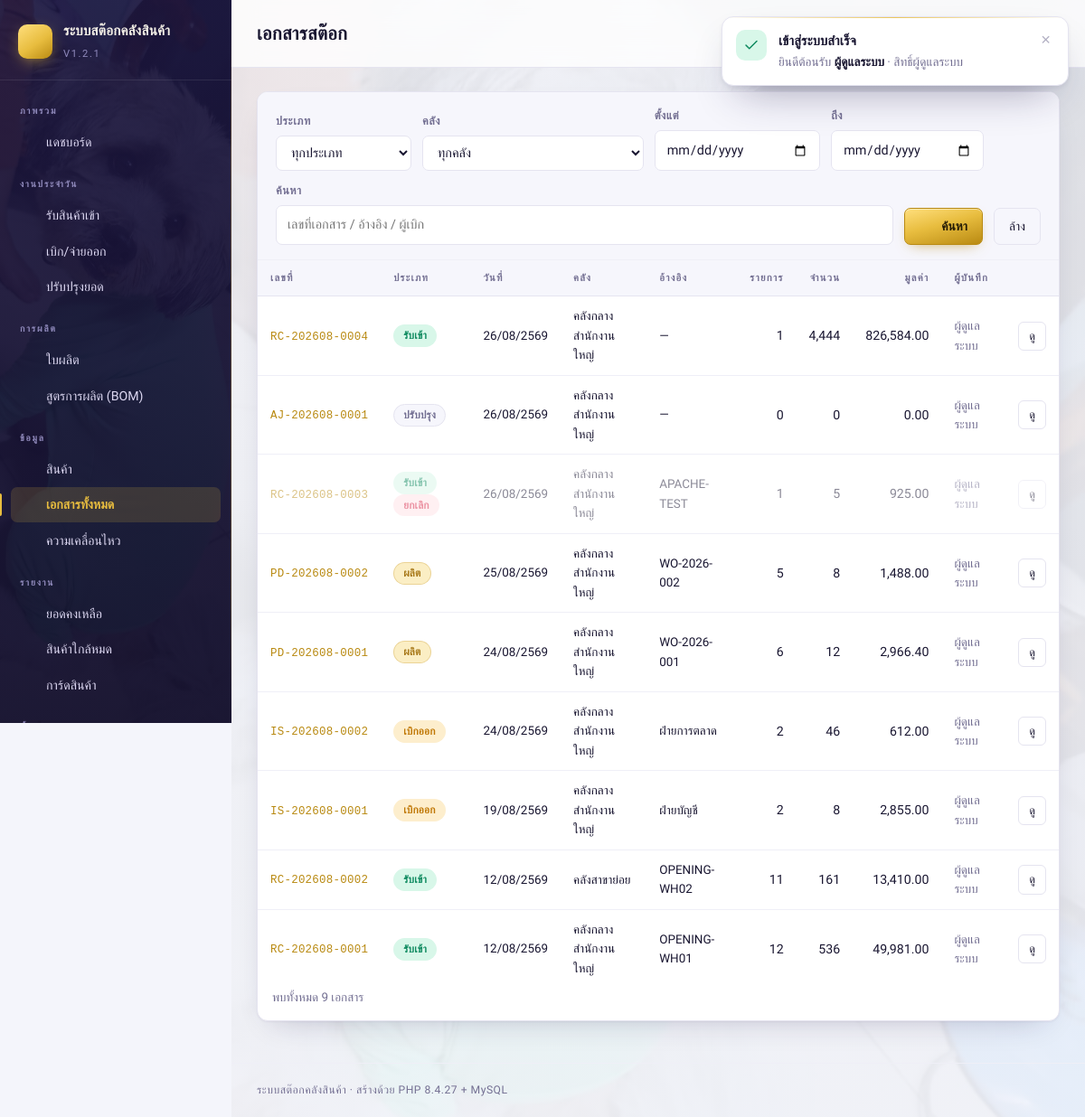
The app's page /index.php?p=docs (signed in) with its own data.
### tables this page shows
CREATE TABLE `stock_docs` (
  `id` int(10) unsigned NOT NULL AUTO_INCREMENT,
  `doc_no` varchar(30) NOT NULL,
  `doc_type` enum('IN','OUT','TRANSFER','ADJUST','PROD') NOT NULL,
  `doc_date` date NOT NULL,
  `warehouse_id` int(10) unsigned NOT NULL,
  `to_warehouse_id` int(10) unsigned DEFAULT NULL,
  `supplier_id` int(10) unsigned DEFAULT NULL,
  `ref_no` varchar(60) DEFAULT NULL,
  `contact` varchar(160) DEFAULT NULL,
  `note` varchar(255) DEFAULT NULL,
  `status` enum('posted','void') NOT NULL DEFAULT 'posted',
  `total_qty` decimal(14,3) NOT NULL DEFAULT '0.000',
  `total_amount` decimal(16,2) NOT NULL DEFAULT '0.00',
  `user_id` int(10) unsigned DEFAULT NULL,
  `created_at` datetime NOT NULL DEFAULT CURRENT_TIMESTAMP,
  `voided_at` datetime DEFAULT NULL,
  `voided_by` int(10) unsigned DEFAULT NULL,
  PRIMARY KEY (`id`),
  UNIQUE KEY `uq_docs_no` (`doc_no`),
  KEY `idx_docs_type_date` (`doc_type`,`doc_date`),
  KEY `idx_docs_wh` (`warehouse_id`),
  KEY `fk_docs_wh2` (`to_warehouse_id`),
  KEY `fk_docs_supp` (`supplier_id`),
  KEY `fk_docs_user` (`user_id`),
  CONSTRAINT `fk_docs_supp` FOREIGN KEY (`supplier_id`) REFERENCES `suppliers` (`id`) ON DELETE SET NULL,
  CONSTRAINT `fk_docs_user` FOREIGN KEY (`user_id`) REFERENCES `users` (`id`) ON DELETE SET NULL,
  CONSTRAINT `fk_docs_wh` FOREIGN KEY (`warehouse_id`) REFERENCES `warehouses` (`id`),
  CONSTRAINT `fk_docs_wh2` FOREIGN KEY (`to_warehouse_id`) REFERENCES `warehouses` (`id`)
);

CREATE TABLE `warehouses` (
  `id` int(10) unsigned NOT NULL AUTO_INCREMENT,
  `code` varchar(20) NOT NULL,
  `name` varchar(120) NOT NULL,
  `address` varchar(255) DEFAULT NULL,
  `is_active` tinyint(1) NOT NULL DEFAULT '1',
  `created_at` datetime NOT NULL DEFAULT CURRENT_TIMESTAMP,
  PRIMARY KEY (`id`),
  UNIQUE KEY `uq_warehouses_code` (`code`)
);

CREATE TABLE `users` (
  `id` int(10) unsigned NOT NULL AUTO_INCREMENT,
  `username` varchar(50) NOT NULL,
  `password_hash` varchar(255) NOT NULL,
  `fullname` varchar(120) NOT NULL,
  `role` enum('admin','staff','viewer') NOT NULL DEFAULT 'staff',
  `is_active` tinyint(1) NOT NULL DEFAULT '1',
  `last_login_at` datetime DEFAULT NULL,
  `created_at` datetime NOT NULL DEFAULT CURRENT_TIMESTAMP,
  PRIMARY KEY (`id`),
  UNIQUE KEY `uq_users_username` (`username`)
);

### index.php (called while the page is built, shortened)
<?php
require_once __DIR__ . '/includes/layout.php';
$page = (string)inp('p', 'dashboard');
$file = __DIR__ . '/pages/' . $page . '.php';
require $file;

### includes/db.php (called while the page is built, shortened)
<?php
function db(): PDO
{
    static $pdo = null;
    if ($pdo instanceof PDO) {
        return $pdo;
    }
    $dsn = sprintf('mysql:host=%s;port=%s;dbname=%s;charset=%s', DB_HOST, DB_PORT, DB_NAME, DB_CHARSET);
    try {
        $pdo = new PDO($dsn, DB_USER, DB_PASS, [
            PDO::ATTR_ERRMODE            => PDO::ERRMODE_EXCEPTION,
            PDO::ATTR_DEFAULT_FETCH_MODE => PDO::FETCH_ASSOC,
            PDO::ATTR_EMULATE_PREPARES   => false,
            PDO::ATTR_STRINGIFY_FETCHES  => false,
        ]);
    } catch (PDOException $e) {
        http_response_code(500);
        db_fail_page($e->getMessage());
    }
    return $pdo;
}
function q(string $sql, array $params = []): PDOStatement
{
    $st = db()->prepare($sql);
    $st->execute($params);
    return $st;
}
function qa(string $sql, array $params = []): array
{
    return q($sql, $params)->fetchAll();
}
function qv(string $sql, array $params = [], $default = null)
{
    $v = q($sql, $params)->fetchColumn();
    return $v === false ? $default : $v;
}

### pages/docs.php (the view, shortened to what this page needs)
<?php
require_once __DIR__ . '/../includes/layout.php';
$from = (string)inp('from');
$to   = (string)inp('to');
$kw   = (string)inp('kw');
$page = max(1, inp_int('page', 1));
$per  = ROWS_PER_PAGE;
$where = [];
$args  = [];
$w = $where ? 'WHERE ' . implode(' AND ', $where) : '';
$total = (int)qv("SELECT COUNT(*) FROM stock_docs d $w", $args);
$rows  = qa(
    "SELECT d.*, w.name AS wh_name, w2.name AS wh2_name, s.name AS supp_name, u.fullname,
            (SELECT COUNT(*) FROM stock_doc_items i WHERE i.doc_id = d.id) AS n_items
       FROM stock_docs d
       JOIN warehouses w ON w.id = d.warehouse_id
       LEFT JOIN warehouses w2 ON w2.id = d.to_warehouse_id
       LEFT JOIN suppliers s ON s.id = d.supplier_id
       LEFT JOIN users u ON u.id = d.user_id
       $w
      ORDER BY d.doc_date DESC, d.id DESC
      LIMIT $per OFFSET " . (($page - 1) * $per),
    $args
);
?>
<div class="card">
  <form method="get" class="filters">
    <label>ประเภท
      <select name="type">
        <option value="">ทุกประเภท</option>
      </select>
    </label>
    <label>คลัง
      <select name="wh">
        <option value="">ทุกคลัง</option>
      </select>
    </label>
    <label>ตั้งแต่ <input type="date" name="from" value="<?= h($from) ?>"></label>
    <label>ถึง <input type="date" name="to" value="<?= h($to) ?>"></label>
    <label class="grow">ค้นหา
      <input type="search" name="kw" value="<?= h($kw) ?>" placeholder="เลขที่เอกสาร / อ้างอิง / ผู้เบิก">
    </label>
    <button class="btn primary"><?= icon('search') ?> ค้นหา</button>
    <a class="btn ghost" href="<?= h(url('docs')) ?>">ล้าง</a>
  </form>
  <?php if (!$rows): ?>
    <div class="empty">ไม่พบเอกสารตามเงื่อนไข</div>
  <?php else: ?>
  <div class="tablewrap">
    <table class="tbl">
      <thead>
        <tr><th>เลขที่</th><th>ประเภท</th><th>วันที่</th><th>คลัง</th><th>อ้างอิง</th>
            <th class="num">รายการ</th><th class="num">จำนวน</th><th class="num">มูลค่า</th>
            <th>ผู้บันทึก</th><th></th></tr>
      </thead>
      <tbody>
      <?php foreach ($rows as $d): $void = $d['status'] === 'void'; ?>
        <tr<?= $void ? ' style="opacity:.5"' : '' ?>>
          <td class="nowrap"><a href="<?= h(url('doc_view', ['id' => $d['id']])) ?>"><code><?= h($d['doc_no']) ?></code></a></td>
          <td><?= doc_type_badge($d['doc_type']) ?><?= $void ? ' <span class="badge danger">ยกเลิก</span>' : '' ?></td>
          <td class="nowrap small"><?= h(thai_date($d['doc_date'])) ?></td>
          <td class="small"><?= h($d['wh_name']) ?><?= $d['wh2_name'] ? ' → ' . h($d['wh2_name']) : '' ?></td>
          <td class="small"><?= h($d['ref_no'] ?: ($d['supp_name'] ?: ($d['contact'] ?: '—'))) ?></td>
          <td class="num"><?= (int)$d['n_items'] ?></td>
          <td class="num"><?= qty_fmt($d['total_qty']) ?></td>
          <td class="num"><?= money($d['total_amount']) ?></td>
          <td class="small muted"><?= h($d['fullname'] ?? '—') ?></td>
          <td class="right"><a class="btn sm ghost" href="<?= h(url('doc_view', ['id' => $d['id']])) ?>">ดู</a></td>
        </tr>
      <?php endforeach; ?>
      </tbody>
    </table>
  </div>
  <div class="small muted" style="padding:0 16px 14px">พบทั้งหมด <?= number_format($total) ?> เอกสาร</div>
  <?php endif; ?>
</div>

### includes/helpers.php (shortened to what this page needs)
<?php
function h($v): string
{
    return htmlspecialchars((string)$v, ENT_QUOTES | ENT_SUBSTITUTE, 'UTF-8');
}
function inp(string $key, $default = '', ?array $src = null)
{
    $src = $src ?? $_REQUEST;
    if (!isset($src[$key])) {
        return $default;
    }
    $v = $src[$key];
    return is_string($v) ? trim($v) : $v;
}
function inp_int(string $key, ?int $default = null, ?array $src = null): ?int
{
    $v = inp($key, null, $src);
    if ($v === null || $v === '') {
        return $default;
    }
    return (int)$v;
}
function url(string $page = '', array $params = []): string
{
    $base = BASE_URL . '/index.php';
    if ($page !== '') {
        $params = array_merge(['p' => $page], $params);
    }
    return $params ? $base . '?' . http_build_query($params) : $base;
}
function qty_fmt($v): string
{
    $f = (float)$v;
    $s = number_format($f, 3);
    $s = rtrim(rtrim($s, '0'), '.');
    return $s === '' || $s === '-' ? '0' : $s;
}
function money($v): string
{
    return number_format((float)$v, 2);
}
function thai_date(?string $date, bool $withTime = false): string
{
    $ts = strtotime($date);
    $y = (int)date('Y', $ts) + 543;
    $s = date('d/m/', $ts) . $y;
    return $s;
}
function doc_type_label(string $t): string
{
    return [
        'IN'       => 'รับเข้า',
        'OUT'      => 'เบิกออก',
        'TRANSFER' => 'โอนย้าย',
        'ADJUST'   => 'ปรับปรุง',
        'PROD'     => 'ผลิต',
        'VOID'     => 'ยกเลิก',
    ][$t] ?? $t;
}
function doc_type_badge(string $t): string
{
    $cls = [
        'IN'       => 'ok',
        'OUT'      => 'warn',
        'TRANSFER' => 'info',
        'ADJUST'   => 'muted',
        'PROD'     => 'gold',
        'VOID'     => 'danger',
    ][$t] ?? 'muted';
    return '<span class="badge ' . $cls . '">' . h(doc_type_label($t)) . '</span>';
}

### assets/style.css (style rules this page uses)
:root { --bg:#f4f5fb; --surface:#ffffff; --surface-2:#f6f6fc; --line:#e5e4f0; --line-2:#efeff7; --hair:rgba(196,150,42,.30); --text:#191631; --muted:#736f92; --brand:#b98a12; --brand-2:#e8bd3f; --brand-3:#ffdf7d; --brand-ink:#231a05; --brand-soft:#fdf3d6; --side-bg:#1d1740; --side-bg-2:#120e2b; --side-text:#ddd8f2; --side-muted:#918bbd; --side-line:rgba(255,255,255,.09); --side-on:rgba(232,189,63,.16); --ok:#0e8a5f; --ok-soft:#d8f7e9; --warn:#c07806; --warn-soft:#fdeecd; --danger:#d92546; --danger-soft:#ffe2e7; --info:#1372c4; --info-soft:#ddeeff; --gold:#a8791a; --gold-soft:#fbeec4; --radius:12px; --shadow:0 1px 2px rgba(31,24,72,.05), 0 14px 34px -20px rgba(31,24,72,.30); --sidew:256px; --photo:url("../imgs/558314573146663596_n.jpg"); --photo-veil:linear-gradient(rgba(244,245,251,.90),rgba(244,245,251,.93)); --side-veil:linear-gradient(168deg,rgba(29,23,64,.90) 0%,rgba(18,14,43,.95) 100%); --glass:rgba(255,255,255,.80); --serif:"Cormorant Garamond","Georgia","Times New Roman",serif; --sans:"Sarabun","Leelawadee UI","Segoe UI",Tahoma,system-ui,-apple-system,sans-serif; }
*,*::before,*::after { box-sizing:border-box }
html,body { margin:0;padding:0 }
body { font-family:var(--sans); font-size:15px;line-height:1.6;color:var(--text);background:var(--bg); -webkit-font-smoothing:antialiased;text-rendering:optimizeLegibility; }
a { color:var(--brand);text-decoration:none;transition:color .15s }
code { font-family:"Consolas","SF Mono",monospace;font-size:.88em;letter-spacing:.02em }
.muted { color:var(--muted) }
.small { font-size:.84rem }
.right { text-align:right }
.nowrap { white-space:nowrap }
.card { background:var(--surface);border:1px solid var(--line);border-radius:var(--radius); box-shadow:var(--shadow);margin-bottom:20px;overflow:hidden }
.tablewrap { overflow-x:auto }
table.tbl { width:100%;border-collapse:collapse;font-size:.885rem }
table.tbl th,table.tbl td { padding:11px 14px;border-bottom:1px solid var(--line-2);text-align:left;vertical-align:middle }
table.tbl thead th { background:var(--surface-2);color:var(--muted);font-weight:600;font-size:.7rem; text-transform:uppercase;letter-spacing:.11em;white-space:nowrap; border-bottom:1px solid var(--line) }
table.tbl tbody tr { transition:background .12s }
table.tbl tbody tr:last-child td { border-bottom:none }
table.tbl td.num,table.tbl th.num { text-align:right;font-variant-numeric:tabular-nums;white-space:nowrap }
.badge { display:inline-block;padding:2px 10px;border-radius:999px;font-size:.73rem;font-weight:600; white-space:nowrap;letter-spacing:.02em;border:1px solid transparent }
.badge.ok { background:var(--ok-soft);color:var(--ok) }
.badge.warn { background:var(--warn-soft);color:var(--warn) }
.badge.danger { background:var(--danger-soft);color:var(--danger) }
.badge.gold { background:var(--gold-soft);color:var(--gold);border-color:var(--hair) }
.badge.muted { background:var(--surface-2);color:var(--muted);border-color:var(--line) }
.btn { display:inline-flex;align-items:center;justify-content:center;gap:7px; padding:8px 16px;border-radius:7px;border:1px solid var(--line);background:var(--surface); color:var(--text);font:inherit;font-size:.86rem;font-weight:500;cursor:pointer;white-space:nowrap; transition:background .15s,border-color .15s,color .15s }
.btn.primary { background:linear-gradient(165deg,var(--brand-3),var(--brand-2) 45%,var(--brand)); border-color:var(--brand);color:var(--brand-ink);font-weight:600; box-shadow:0 1px 0 rgba(255,255,255,.45) inset, 0 6px 16px -8px rgba(185,138,18,.75) }
.btn.ghost { background:transparent }
.btn.sm { padding:5px 11px;font-size:.79rem;border-radius:6px }
label { display:block;font-size:.79rem;font-weight:600;margin-bottom:14px;color:var(--muted); letter-spacing:.04em }
input,select,textarea { width:100%;padding:9px 12px;margin-top:6px;border:1px solid var(--line);border-radius:7px; background:var(--surface);color:var(--text);font:inherit;font-size:.9rem;font-weight:400; transition:border-color .15s,box-shadow .15s }
.filters { display:flex;gap:12px;flex-wrap:wrap;align-items:flex-end;padding:16px 20px; border-bottom:1px solid var(--line-2);background:var(--surface-2) }
.filters label { margin-bottom:0;min-width:150px }
.filters .grow { flex:1;min-width:220px }
.toast .tmsg b { color:var(--text) }

### records on screen
stock_docs: doc_no "RC-202608-0004", doc_type "รับเข้า", doc_date "26/08/2569", warehouse.name "คลังกลาง สำนักงานใหญ่", contact "—", n_items "1", total_qty "4,444", total_amount "826,584.00", user.fullname "ผู้ดูแลระบบ"
stock_docs: doc_no "AJ-202608-0001", doc_type "ปรับปรุง", doc_date "26/08/2569", warehouse.name "คลังกลาง สำนักงานใหญ่", contact "—", n_items "0", total_qty "0", total_amount "0.00", user.fullname "ผู้ดูแลระบบ"
stock_docs: doc_no "RC-202608-0003", doc_type "รับเข้า", status "ยกเลิก", doc_date "26/08/2569", warehouse.name "คลังกลาง สำนักงานใหญ่", ref_no "APACHE-TEST", n_items "1", total_qty "5", total_amount "925.00", user.fullname "ผู้ดูแลระบบ"
stock_docs: doc_no "PD-202608-0002", doc_type "ผลิต", doc_date "25/08/2569", warehouse.name "คลังกลาง สำนักงานใหญ่", ref_no "WO-2026-002", n_items "5", total_qty "8", total_amount "1,488.00", user.fullname "ผู้ดูแลระบบ"
stock_docs: doc_no "PD-202608-0001", doc_type "ผลิต", doc_date "24/08/2569", warehouse.name "คลังกลาง สำนักงานใหญ่", ref_no "WO-2026-001", n_items "6", total_qty "12", total_amount "2,966.40", user.fullname "ผู้ดูแลระบบ"
stock_docs: doc_no "IS-202608-0002", doc_type "เบิกออก", doc_date "24/08/2569", warehouse.name "คลังกลาง สำนักงานใหญ่", contact "ฝ่ายการตลาด", n_items "2", total_qty "46", total_amount "612.00", user.fullname "ผู้ดูแลระบบ"
stock_docs: doc_no "IS-202608-0001", doc_type "เบิกออก", doc_date "19/08/2569", warehouse.name "คลังกลาง สำนักงานใหญ่", contact "ฝ่ายบัญชี", n_items "2", total_qty "8", total_amount "2,855.00", user.fullname "ผู้ดูแลระบบ"
stock_docs: doc_no "RC-202608-0002", doc_type "รับเข้า", doc_date "12/08/2569", warehouse.name "คลังสาขาย่อย", ref_no "OPENING-WH02", n_items "11", total_qty "161", total_amount "13,410.00", user.fullname "ผู้ดูแลระบบ"
stock_docs: doc_no "RC-202608-0001", doc_type "รับเข้า", doc_date "12/08/2569", warehouse.name "คลังกลาง สำนักงานใหญ่", ref_no "OPENING-WH01", n_items "12", total_qty "536", total_amount "49,981.00", user.fullname "ผู้ดูแลระบบ"

### other values on screen
APP_NAME "ระบบสต๊อกคลังสินค้า"
APP_VERSION "1.2.1"
$g['group'] "ภาพรวม"
$it[1] "แดชบอร์ด"
$g['group'] "งานประจำวัน"
$it[1] "รับสินค้าเข้า"
$it[1] "เบิก/จ่ายออก"
$it[1] "ปรับปรุงยอด"
$g['group'] "การผลิต"
$it[1] "ใบผลิต"
$it[1] "สูตรการผลิต (BOM)"
$g['group'] "ข้อมูล"
$it[1] "สินค้า"
$it[1] "เอกสารทั้งหมด"
$it[1] "ความเคลื่อนไหว"
